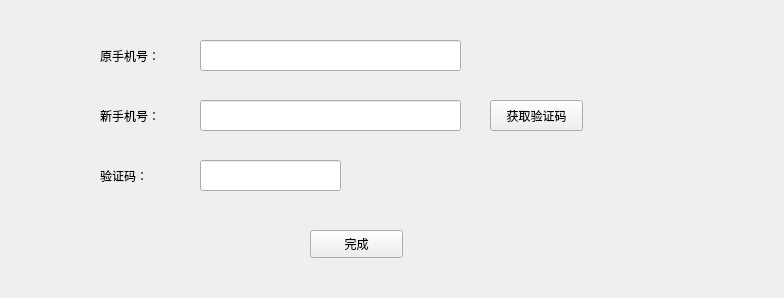
<?xml version="1.0" encoding="UTF-8"?>
<ui version="4.0">
 <class>Form</class>
 <widget class="QWidget" name="Form">
  <property name="geometry">
   <rect>
    <x>0</x>
    <y>0</y>
    <width>784</width>
    <height>298</height>
   </rect>
  </property>
  <property name="windowTitle">
   <string>Form</string>
  </property>
  <widget class="QLineEdit" name="lineEdit_2">
   <property name="geometry">
    <rect>
     <x>200</x>
     <y>40</y>
     <width>261</width>
     <height>31</height>
    </rect>
   </property>
  </widget>
  <widget class="QPushButton" name="pushButton">
   <property name="geometry">
    <rect>
     <x>490</x>
     <y>100</y>
     <width>93</width>
     <height>31</height>
    </rect>
   </property>
   <property name="text">
    <string>获取验证码</string>
   </property>
  </widget>
  <widget class="QLineEdit" name="lineEdit_4">
   <property name="geometry">
    <rect>
     <x>200</x>
     <y>160</y>
     <width>141</width>
     <height>31</height>
    </rect>
   </property>
  </widget>
  <widget class="QLineEdit" name="lineEdit_6">
   <property name="geometry">
    <rect>
     <x>200</x>
     <y>100</y>
     <width>261</width>
     <height>31</height>
    </rect>
   </property>
  </widget>
  <widget class="QPushButton" name="pushButton_2">
   <property name="geometry">
    <rect>
     <x>310</x>
     <y>230</y>
     <width>93</width>
     <height>28</height>
    </rect>
   </property>
   <property name="text">
    <string>完成</string>
   </property>
  </widget>
  <widget class="QLabel" name="label">
   <property name="geometry">
    <rect>
     <x>100</x>
     <y>40</y>
     <width>81</width>
     <height>31</height>
    </rect>
   </property>
   <property name="text">
    <string>原手机号：</string>
   </property>
  </widget>
  <widget class="QLabel" name="label_2">
   <property name="geometry">
    <rect>
     <x>100</x>
     <y>100</y>
     <width>81</width>
     <height>31</height>
    </rect>
   </property>
   <property name="text">
    <string>新手机号：</string>
   </property>
  </widget>
  <widget class="QLabel" name="label_3">
   <property name="geometry">
    <rect>
     <x>100</x>
     <y>160</y>
     <width>81</width>
     <height>31</height>
    </rect>
   </property>
   <property name="text">
    <string>验证码：</string>
   </property>
  </widget>
 </widget>
 <resources/>
 <connections/>
</ui>
